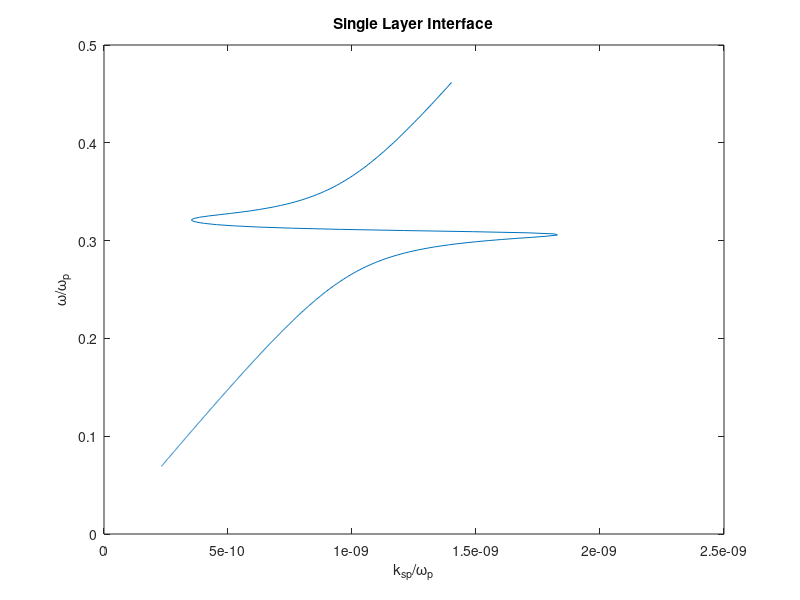

Write MATLAB code to recreate this figure.
clc
clear all
close all

c = 299792458;
lam = linspace(300e-9,2000e-9,1000); %wavelength
f = c./lam;
w = 2*pi*f;

eps_inf = 9.5; 
wp = 1.36e16;   
gamma = 1.05e14;  
% gamma = 1.05e12;
eps_au = eps_inf-wp^2./(w.^2+1i.*w.*gamma);

% figure 
% plot(lam*1e9,real(eps_au));  
% figure
% plot(lam*1e9,imag(eps_au));

% --- Step 2 ---

eps_d = 1; % we have interface with air
nsp = sqrt((eps_au*eps_d)./(eps_au+eps_d));
ksp = w/c .* nsp;

figure
plot(real(ksp)/wp,w/wp)
xlabel('k_{sp}/\omega_{p}'); ylabel('\omega/\omega_{p}')
title('Single Layer Interface')

